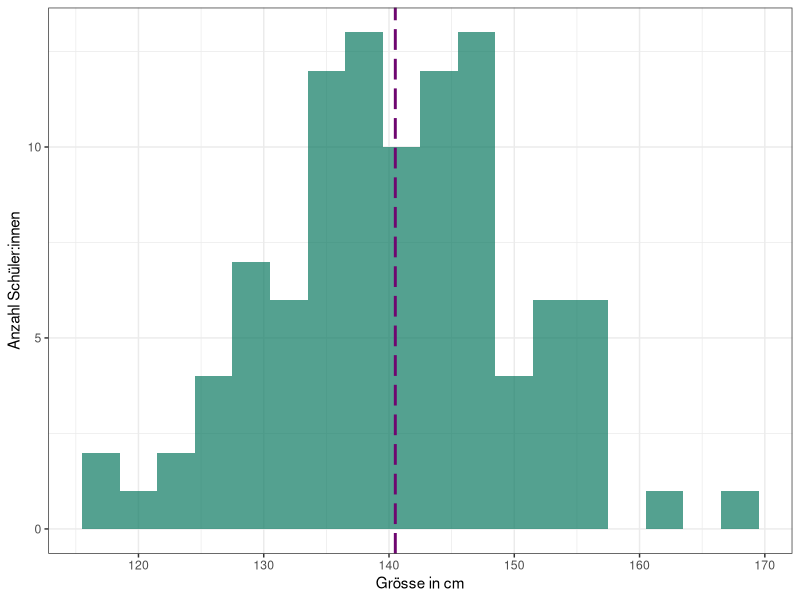
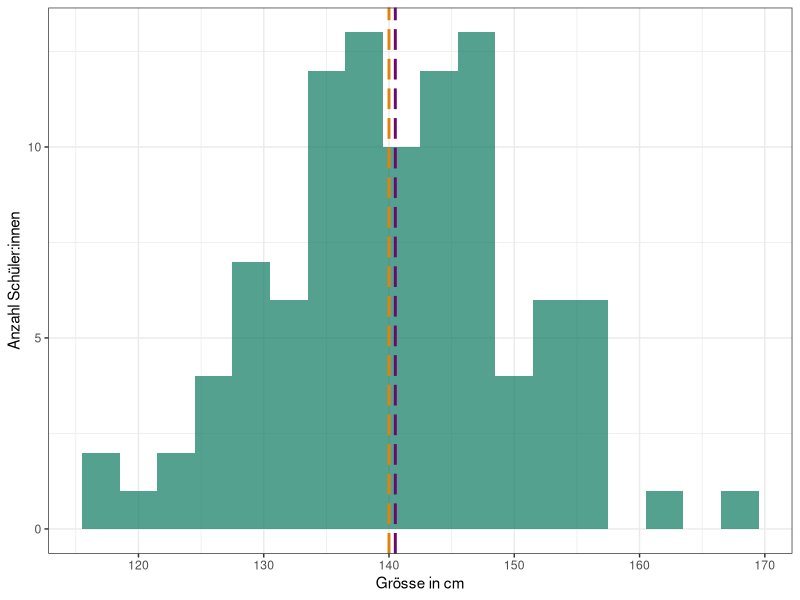
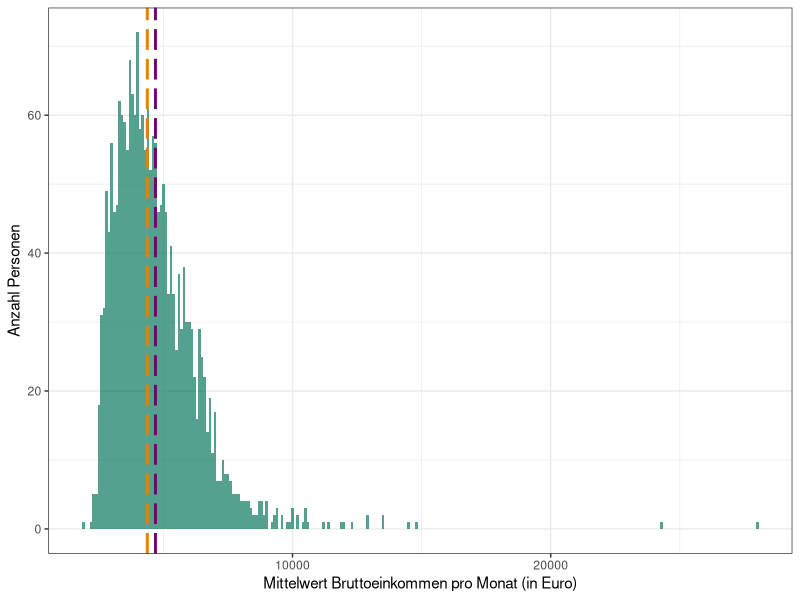
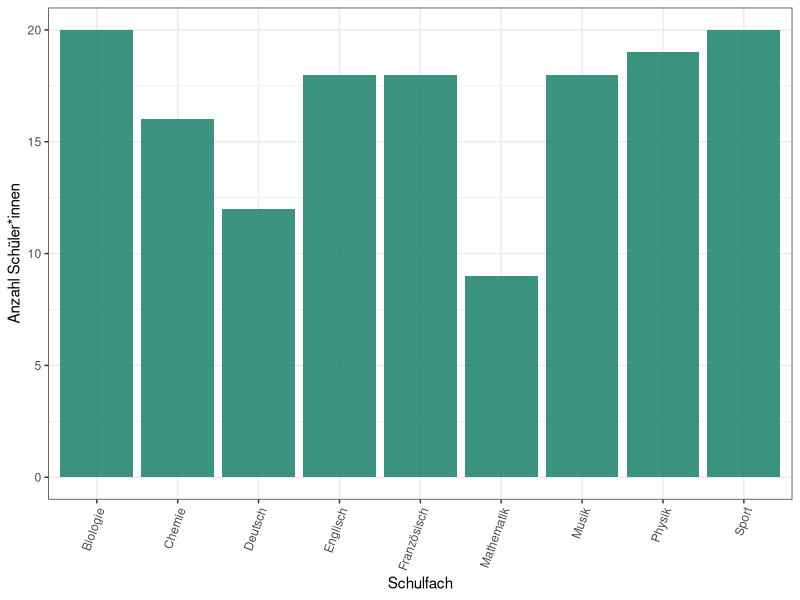
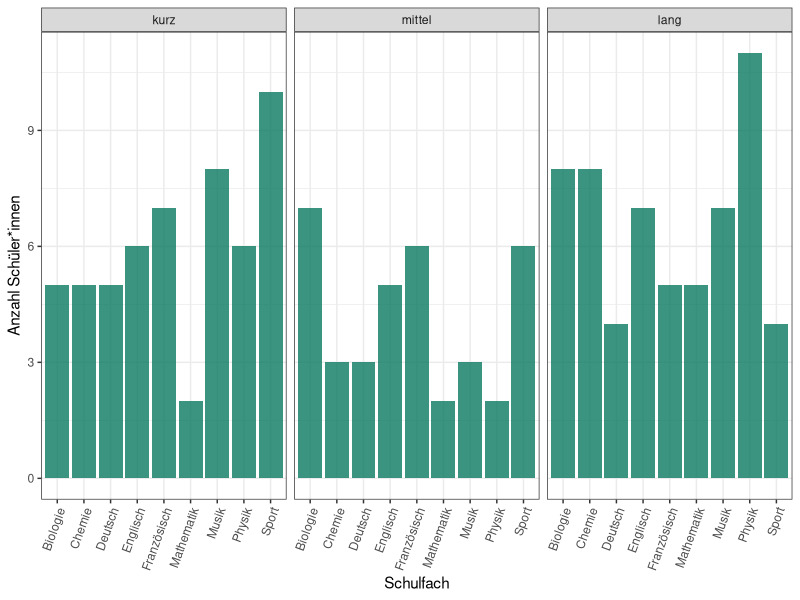
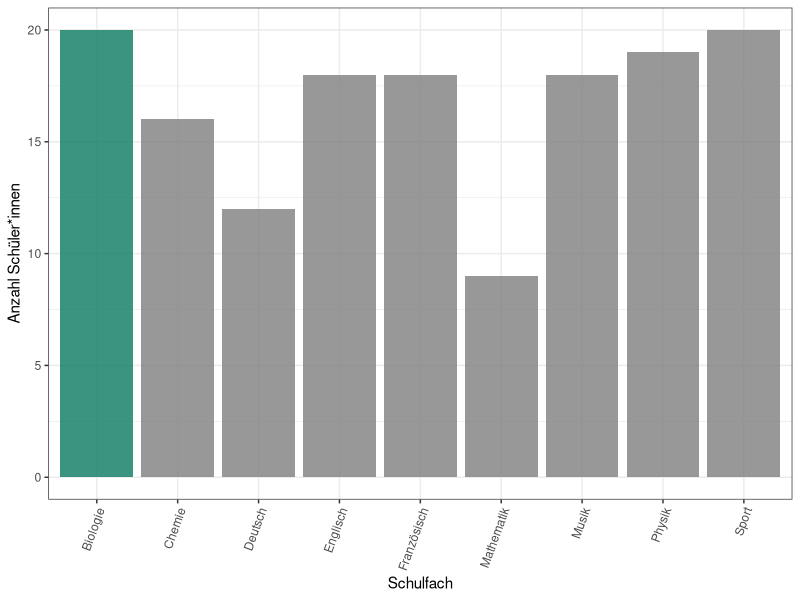
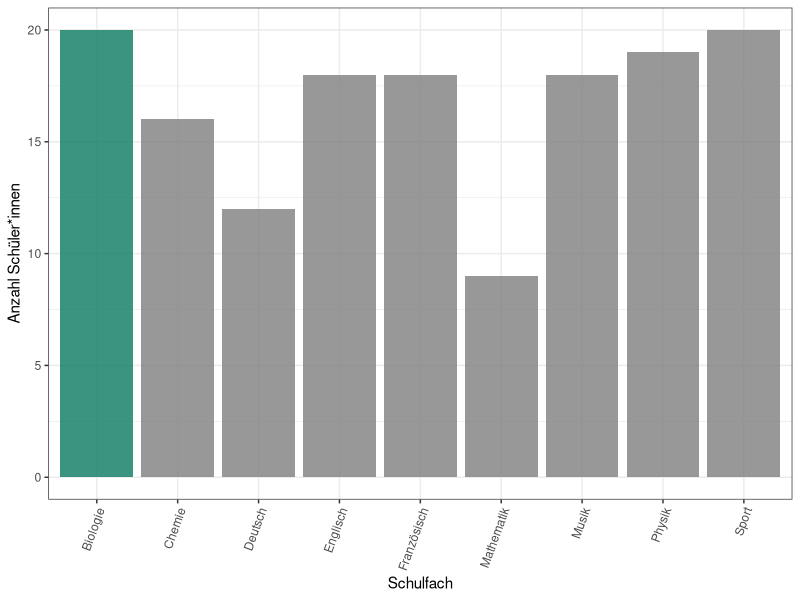
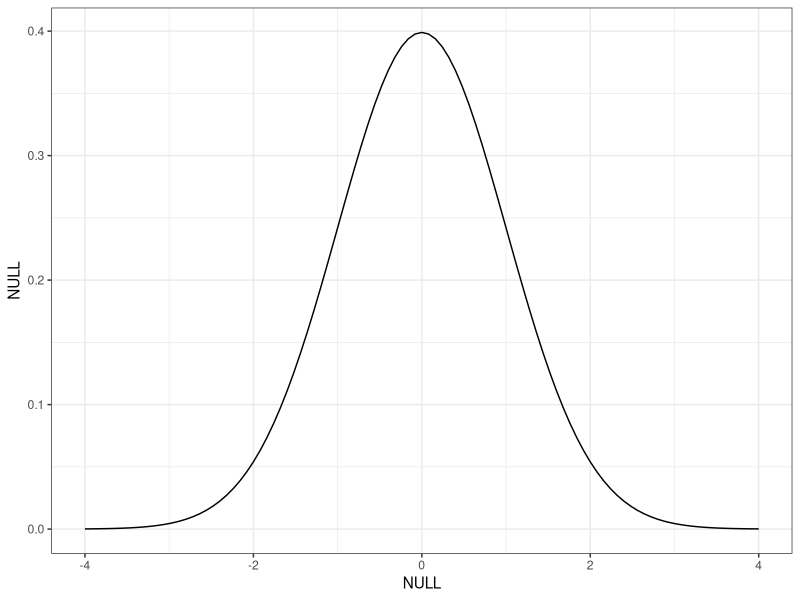

Reproduce these figures in R, in order.
## ---- chunk 1
heights <- data.frame('groesse_cm' = round(rnorm(100, 140, 10),1))

heights
## ---- chunk 2
paste("Anzahl Schüler:innen: ", nrow(heights), sep='')
paste("Höchstwert: ", min(heights), sep='')
paste("Tiefstwert: ", max(heights), sep='')

## ---- chunk 3
#| echo: true 

mean(heights$groesse_cm)


## ---- chunk 4
m <- mean(heights$groesse_cm)

## ---- chunk 5
#| echo: false
library(ggplot2)
heights |>
    ggplot(mapping = aes(x=groesse_cm)) + 
    geom_histogram(binwidth=3, alpha=0.7, fill="#0a7961") +
    theme_bw() +
    labs(x = "Grösse in cm", y="Anzahl Schüler:innen") + 
    geom_vline(xintercept = mean(heights$groesse_cm), linetype = "longdash", colour="#6e0670",linewidth=1 ) + 
    guides(alpha="none")
## ---- chunk 6
#| echo: true 
sorted_heights <- sort(heights$groesse_cm)
length(sorted_heights) 
sorted_heights
## ---- chunk 7
#| echo: true 
median(heights$groesse_cm)
## ---- chunk 8
#| echo: false
library(ggplot2)
heights |>
    ggplot(mapping = aes(x=groesse_cm)) + 
    geom_histogram(binwidth=3, alpha=0.7, fill="#0a7961") +
    theme_bw() +
    labs(x = "Grösse in cm", y="Anzahl Schüler:innen") + 
    geom_vline(xintercept = mean(heights$groesse_cm), linetype = "longdash", colour="#6e0670",linewidth=1 ) + 
    geom_vline(xintercept = median(heights$groesse_cm), linetype = "longdash", colour="#e08308",linewidth=1 ) + 
    guides(alpha="none")
## ---- chunk 9
library(tidyverse)
einkommen_de <- read.csv('datasets/62361-0030_de.txt', sep='\t') |>
    filter(nchar(Kennzeichen) > 9) %>%
    tidyr::pivot_longer(!c('Stichmonat', 'Kennzeichen', 'Berufsfeld'), names_to = 'geschlecht', values_to = 'mittelw_monat') %>%
    filter(!is.na(mittelw_monat))

einkommen_de |>
    ggplot(mapping= aes(x=mittelw_monat)) + 
geom_histogram(binwidth=100, alpha=0.7, fill="#0a7961") +
    theme_bw() +
    geom_vline(xintercept = mean(einkommen_de$mittelw_monat), linetype = "longdash", colour="#6e0670",linewidth=1 ) + 
    geom_vline(xintercept = median(einkommen_de$mittelw_monat), linetype = "longdash", colour="#e08308",linewidth=1 ) + 
    labs(x = "Mittelwert Bruttoeinkommen pro Monat (in Euro)", y="Anzahl Personen") 
## ---- chunk 10
n_schueler <- 150
faecher <- c("Mathematik", "Französisch", "Sport", "Englisch", "Deutsch", "Biologie", "Chemie", "Physik", "Musik")
hobbies <- c("Kanufahren", "Hula_Hoop", "Seilspringen", "Posaune", "Backgammon", "Modelleisenbahn")
person <- seq(1:n_schueler)
alter <- round(rnorm(n_schueler, mean = 15, sd = 2),0)
haarlaenge <- c("kurz", "mittel", "lang")
lieblingsfaecher <- data.frame(fach = sample(faecher, n_schueler, replace=T), 
                    alter = alter,
                    haarlaenge = factor(sample(haarlaenge, n_schueler, replace=T), levels= c('kurz', 'mittel', 'lang')),
                    hobby = sample(hobbies, n_schueler, replace=T))
## ---- chunk 11
table(lieblingsfaecher$fach)
## ---- chunk 12
table(lieblingsfaecher$hobby)
## ---- chunk 13
lieblingsfaecher |>
    ggplot(mapping=aes(x=fach)) +
    geom_bar(alpha=0.8, fill="#0a7961") +
    labs(x='Schulfach', y='Anzahl Schüler*innen') + 
        theme_bw() +
    theme(axis.text.x = element_text(angle=70, hjust=1)) + 
    guides(alpha="none")

## ---- chunk 14
table(lieblingsfaecher$hobby, lieblingsfaecher$fach)

## ---- chunk 15
lieblingsfaecher |>
    ggplot(mapping=aes(x=fach)) +
    geom_bar(alpha=0.8, fill="#0a7961") +
    labs(x='Schulfach', y='Anzahl Schüler*innen') + 
        theme_bw() +
    theme(axis.text.x = element_text(angle=70, hjust=1)) + 
    guides(alpha="none") +
    facet_wrap(~haarlaenge)

## ---- chunk 16
library(tidyverse)
lieblingsfach <- lieblingsfaecher |>
    count(fach) |>
    arrange(desc(n)) |>
    head(1)

lieblingsfaecher |>
    ggplot(mapping=aes(x=fach, fill=(fach ==lieblingsfach$fach))) +
    geom_bar(alpha=0.8) +
    labs(x='Schulfach', y='Anzahl Schüler*innen') + 
    theme_bw() +
    scale_fill_manual(values = c("TRUE" = "#0a7961"), guide = "none") + 
    theme(axis.text.x = element_text(angle=70, hjust=1)) + 
    guides(alpha="none")

## ---- chunk 17
lieblingsfach <- lieblingsfaecher |>
    count(fach) |>
    arrange((desc(n))) |>
    head(1)

lieblingsfaecher |>
    ggplot(mapping=aes(x=fach, fill=(fach ==lieblingsfach$fach))) +
    geom_bar(alpha=0.8) +
    labs(x='Schulfach', y='Anzahl Schüler*innen') + 
    theme_bw() +
    scale_fill_manual(values = c("TRUE" = "#0a7961"), guide = "none") + 
    theme(axis.text.x = element_text(angle=70, hjust=1)) + 
    guides(alpha="none")

## ---- chunk 18
#| echo: false
ggplot(data.frame(x = c(-4, 4)), aes(x = x)) +
  stat_function(fun = dnorm) + 
  theme_bw() + 
  labs(x=element_text(), y=element_text())
## ---- chunk 19
#| echo: false
heights |>
    ggplot(mapping = aes(x=groesse_cm)) + 
    geom_histogram(alpha=0.7, fill="#0a7961") +
    theme_bw() +
    labs(x = "Grösse in cm", y="Anzahl Schüler:innen") + 
    guides(alpha="none") + 
    xlim(110, 190)

## ---- chunk 20
#| echo: false
heights |>
    ggplot(mapping = aes(x=groesse_cm)) + 
    geom_density(alpha=0.7, fill="#0a7961") +
    theme_bw() +
    labs(x = "Grösse in cm", y="Anzahl Schüler:innen") + 
    guides(alpha="none") + 
    xlim(110, 190)

## ---- chunk 21
#| echo: false
library(dplyr)
library(ggplot2)
library(patchwork)

plot_list <-  list()
i <- 1
for (n in c(20,100,500,1000, 5000, 10000)) {
    heights <- data.frame('height' = rnorm(n, 165, 10))
    current_title <- paste("Stichprobengröße = ", n, sep='')
    p <- heights |>
        ggplot(mapping = aes(x = height)) + 
        geom_histogram(aes(x=height),
        fill = "#26351c",
                 alpha = 0.4) +
                    theme_bw() + 
                    labs(title = current_title) +
        theme(plot.title = element_text(color = '#810a38da')) + 
        labs(x='Größe')
    plot_list[[i]] <- p
    i <- i+1
}

wrap_plots(plot_list, ncols=3)
## ---- chunk 22
#| echo: false
heights <- data.frame('height' = rnorm(10000, 165, 10))
heights |>
        ggplot(mapping = aes(x = height)) + 
        geom_density(aes(x=height),
        fill = "#26351c",
                 alpha = 0.4) +
                    theme_bw() + 
                    labs(title = current_title) +
        theme(plot.title = element_text(color = '#810a38da')) + 
        labs(x='Größe', y='Wahrscheinlichkeit')


## ---- chunk 23
#| echo: false
library(dplyr)
library(ggplot2)
library(patchwork)


heights1 <- data.frame('height' = rnorm(100, 140, 30))
heights2 <- data.frame('height' = rnorm(100, 165, 60))
heights3 <- data.frame('height' = rnorm(100, 180, 4))

p1 <- heights1 |>
        ggplot(mapping = aes(x = height)) + 
        geom_histogram(aes(x=height),
        fill = "#26351c",
                 alpha = 0.4) +
                    theme_bw() + 
                    labs(title = current_title) +
        theme(plot.title = element_text(color = '#810a38da')) + 
        labs(x='Größe', title = 'M = 140, SD = 30') + 
        xlim(min=0, max=200)

p2 <- heights2 |>
        ggplot(mapping = aes(x = height)) + 
        geom_histogram(aes(x=height),
        fill = "#26351c",
                 alpha = 0.4) +
                    theme_bw() + 
                    labs(title = current_title) +
        theme(plot.title = element_text(color = '#810a38da')) + 
        labs(x='Größe', title='M = 165, SD = 60') + 
        xlim(min=0, max=200)

p3 <- heights3 |>
        ggplot(mapping = aes(x = height)) + 
        geom_histogram(aes(x=height),
        fill = "#26351c",
                 alpha = 0.4) +
                    theme_bw() + 
                    labs(title = current_title) +
        theme(plot.title = element_text(color = '#810a38da')) + 
        labs(x='Größe', title = 'M = 180, SD = 4')  + 
        xlim(min=0, max=200)

wrap_plots(list(p1, p2, p3), ncols=3)

## ---- chunk 24
#| echo: false
heights <- c(175, 156, 165, 160, 180, 164, 170, 177)
avg <- sum(heights) / 8
sum <- 0
for(h in heights){
    sum <- sum + (h - avg)^2
}

## ---- chunk 25
#| echo: true

heights <- c(175, 156, 165, 160, 180, 164, 170, 177)
mean(heights) # Mittelwert
var(heights) # Varianz
sd(heights) # Standardabweichung



## ---- chunk 26
#| echo: false
data <- data.frame(x1 = rnorm(100000, 0, 2), x2 = rnorm(100000, 2, 0.7), x3 = rnorm(100000, 0, 2))

data |>
    ggplot() + 
    geom_density(aes(x=x1), colour='#088a9ec9', fill =  '#088a9e40') + 
    geom_density(aes(x=x2), colour='#9e0841c9', fill = '#9e084223') +
    labs(x = expression(sigma), y='Wahrscheinlichkeitsdichte') + 
    theme_bw() + 
    guides(color='none', fill='none') + 
    annotate("text",
        x = 0,
        y = 0.029,
        label = paste(expression(mu), '=0, ', expression(sigma), "=2", sep=''),
        colour = "black") + 
    annotate('text', 
        x = 2.5,
        y = 0.59,
        label = paste(expression(mu), '=2, ', expression(sigma), "=0.7", sep=''),
        colour = "black")

## ---- chunk 27
#| echo: false
distance <- data.frame('distanz' = c(rnorm(100, 165, 20), rnorm(10, 50, 20)))
quartiles <- quantile(distance$distanz, c(0.25, 0.5, 0.75))
distance  |>
        ggplot(mapping = aes(x = distanz)) + 
        geom_density(aes(x=distanz),
        fill = "#26351c",
                 alpha = 0.4) +
                    theme_bw() + 
        theme(plot.title = element_text(color = '#810a38da')) + 
        labs(x='Distanz', y='Wahrscheinlichkeit') + 
        geom_vline(xintercept = median(distance$distanz), linetype = "longdash", colour="#e08308",linewidth=1 ) + 
        geom_vline(xintercept = quartiles[1], linetype = "longdash", colour="#4f2547",linewidth=1 ) + 
        geom_vline(xintercept = quartiles[3], linetype = "longdash", colour="#4f2547",linewidth=1)


## ---- chunk 28
distance |>
        ggplot(mapping = aes(y=distanz)) + geom_boxplot() + 
        theme_bw() + 
        labs(y='Distanz', x=element_blank())  
